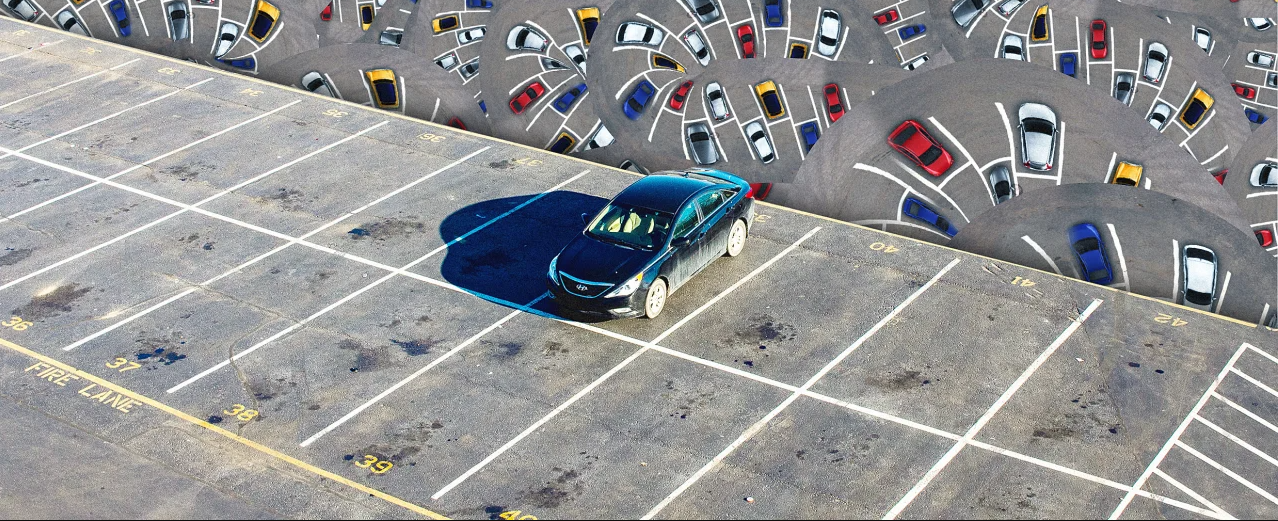
#> input picture Codigo/Clase4/parking.png, 1278 x 521 px
$ jupyter execute 02.Hough.ipynb   (shell and % lines are left out)
#> lines starting #> are read from the running program, lines starting #| are printed output that depends on the picture; after the words box and inside, x2 and y2 are one past the last pixel; in counts of white or black regions, pixels touching at a corner belong together
## Transformada de Hough

[cell 1]
#Si queremos que las imágenes sean mostradas en una ventana emergente quitar el inline
# %matplotlib inline
import numpy as np
import cv2 as cv
import matplotlib.pyplot as plt

#### Transformada de Hough - Líneas

[cell 2]
# Leemos la imagen
#=================
img = cv.imread('parking.png')
#> img is the input picture: shape (521, 1278, 3); mean B, G, R 147.9, 147.3, 146.5
gray = cv.cvtColor(img,cv.COLOR_BGR2GRAY)
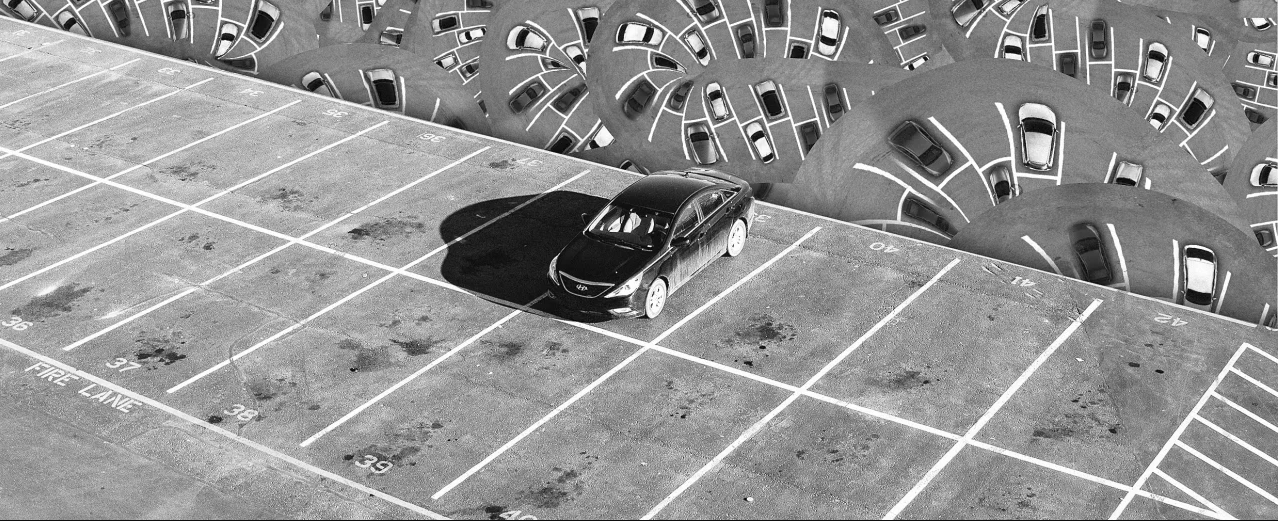
#> gray: shape (521, 1278); min 1, max 255, mean 147.1

# Obtenemos los bordes por Canny
#===============================
edges = cv.Canny(gray, 220, 260, apertureSize = 3)
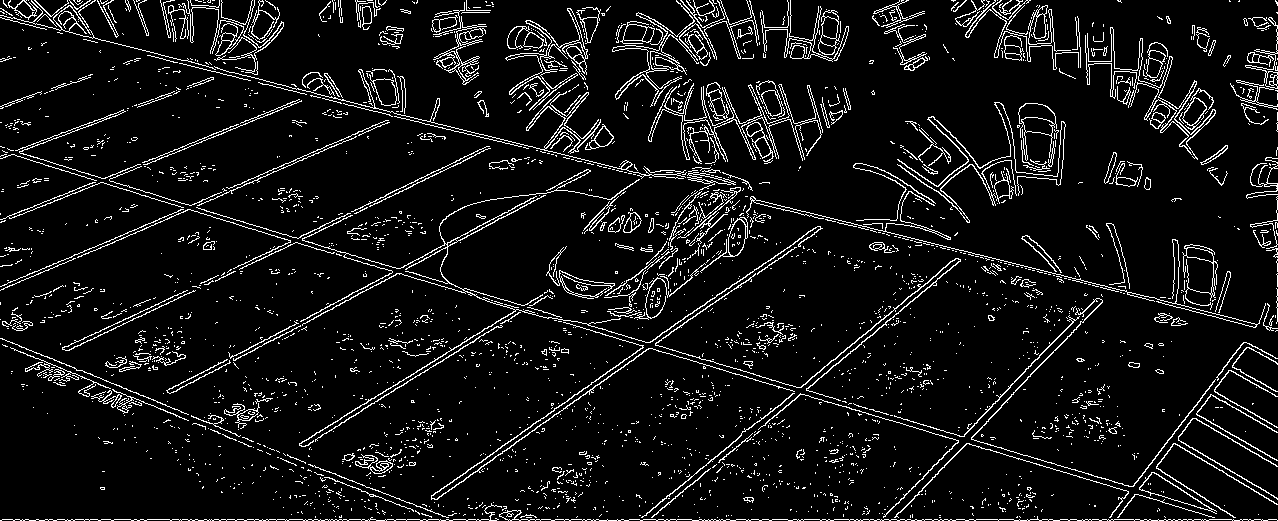
#> edges: shape (521, 1278); 7.7% white in thin lines or dots
plt.figure()
plt.imshow(edges, cmap='gray')
plt.show()
#plt.figure(figsize=(20,20))


# Obtenemos las líneas por la transformada de Hough
#==================================================
rho_step = 1
theta_step = (np.pi/180)*1
thresh = 250
lines = cv.HoughLines(edges, rho_step, theta_step, thresh, min_theta=0, max_theta=90*np.pi/180)
#> lines = 13 rows, first 8: [519, 1.57], [653, 0.96], [424, 1.08], [428, 1.08], [344, 1.12], [347, 1.12], [658, 0.96], [816, 0.873]

# Dibujamos lo resultados
#========================
img2show = img.copy()
for line in lines:
    rho, theta = line[0]
    a = np.cos(theta)
    b = np.sin(theta)
    x0 = a*rho
    y0 = b*rho
    x1 = int(x0 + 1000*(-b))
    y1 = int(y0 + 1000*(a))
    x2 = int(x0 - 1000*(-b))
    y2 = int(y0 - 1000*(a))
    cv.line(img2show, (x1, y1), (x2, y2), (0, 0, 255), 2)
#> this loop made 13 passes
#> (rho, theta, a, b, x0, y0, x1, y1) on passes 1 to 12: (519, 1.57, -4.37e-08, 1, -2.27e-05, 519, -1000, 518), (653, 0.96, 0.574, 0.819, 374.5, 534.9, -444, 1108), (424, 1.08, 0.469, 0.883, 199.1, 374.4, -683, 843), (428, 1.08, 0.469, 0.883, 200.9, 377.9, -682, 847), (344, 1.12, 0.438, 0.899, 150.8, 309.2, -747, 747), (347, 1.12, 0.438, 0.899, 152.1, 311.9, -746, 750), (658, 0.96, 0.574, 0.819, 377.4, 539, -441, 1112), (816, 0.873, 0.643, 0.766, 524.5, 625.1, -241, 1267), (341, 1.13, 0.423, 0.906, 144.1, 309.1, -762, 731), (535, 1.01, 0.53, 0.848, 283.5, 453.7, -564, 983), (539, 1.01, 0.53, 0.848, 285.6, 457.1, -562, 987), (204, 1.19, 0.375, 0.927, 76.42, 189.1, -850, 563)
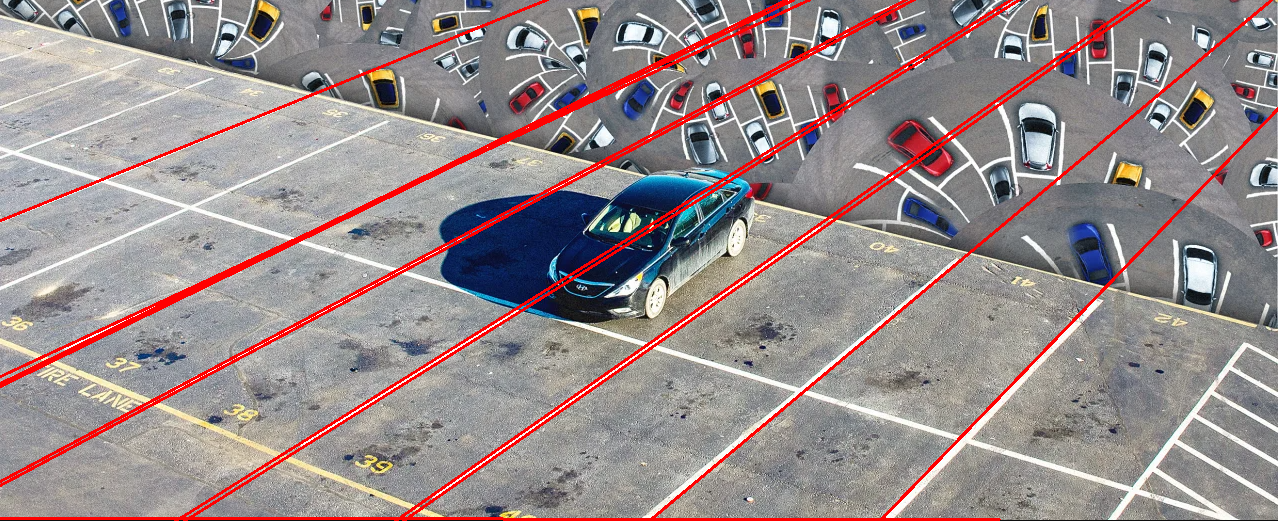
#> img2show: shape (521, 1278, 3); 4.84% of pixels changed, all inside (x1, y1, x2, y2) = (0, 0, 1278, 521)
#cv.imwrite('houghlines3.jpg',img)
plt.figure()
plt.imshow(img2show)
plt.show()

### Transformada de Hough Probabilistica

Paper: Jiri Matas, Charles Galambos, and Josef Kittler. Robust detection of lines using the progressive probabilistic hough transform. Computer Vision and Image Understanding, 78(1):119–137, 2000.

[cell 3]
# Probabilistic Line Transform
# Leemos la imagen
#=================
img = cv.imread('parking.png')
gray = cv.cvtColor(img, cv.COLOR_BGR2GRAY)

# Obtenemos los bordes por Canny
#===============================
edges = cv.Canny(gray, 220, 260, apertureSize = 3)
#plt.figure()
#plt.imshow(edges, cmap='gray')
#plt.show()
linesP = cv.HoughLinesP(edges, rho_step, theta_step, threshold=250, minLineLength=100, maxLineGap=20)
#> linesP = 22 rows, first 6: [2, 519, 1276, 519], [1, 15, 651, 177], [789, 207, 1277, 328], [8, 149, 461, 288], [0, 520, 146, 520], [409, 511, 827, 219]
img2show = img.copy()
if len(linesP):
    for [[x1, y1, x2, y2]] in linesP:
        cv.line(img2show, (x1, y1), (x2, y2), (255, 0, 0), 1)
#> this loop made 22 passes
#> (x1, y1, x2, y2) on passes 1 to 12: (2, 519, 1276, 519), (1, 15, 651, 177), (789, 207, 1277, 328), (8, 149, 461, 288), (0, 520, 146, 520), (409, 511, 827, 219), (141, 405, 586, 169), (157, 401, 603, 164), (998, 520, 1208, 520), (147, 55, 467, 134), (260, 256, 497, 141), (194, 291, 488, 148)
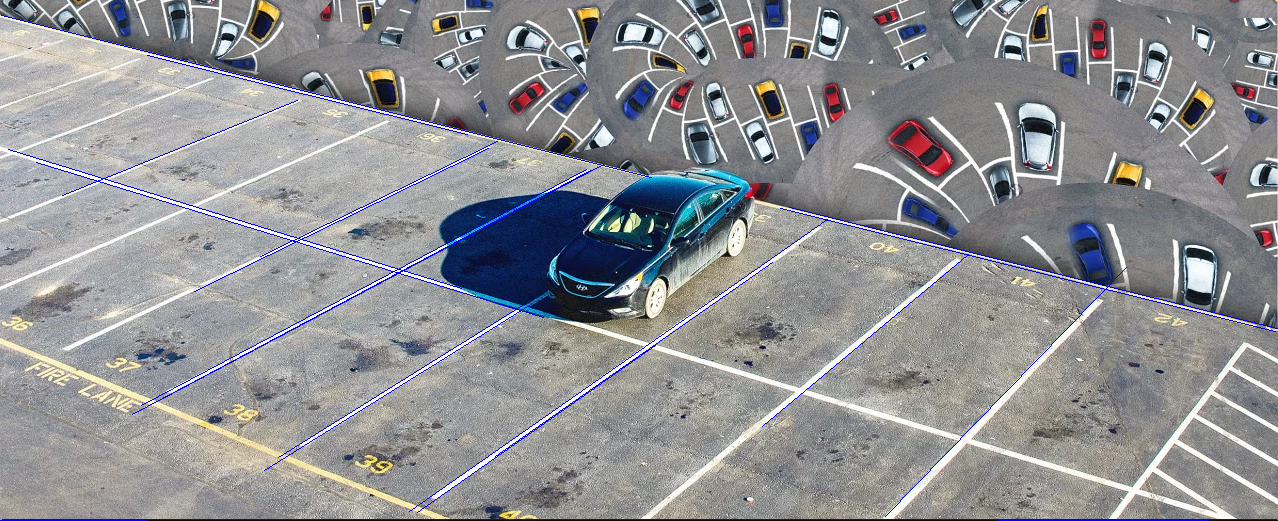
#> img2show: shape (521, 1278, 3); 1.26% of pixels changed, all inside (x1, y1, x2, y2) = (0, 15, 1278, 521)
    plt.figure()
    plt.imshow(img2show)
    plt.show()
else:
    print('No se encontraron lineas')

#### Transformada de Hough - Círculos

[cell 4]
# Leemos la imagen
#=================
img = cv.imread('tapitas.jpg')
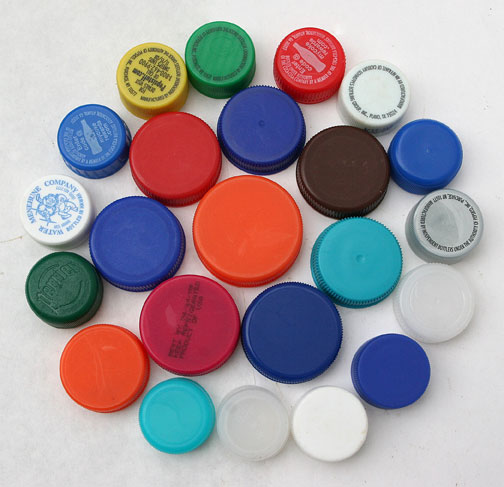
#> input picture Codigo/Clase4/tapitas.jpg, 504 x 487 px
#> img is the input picture: shape (487, 504, 3); mean B, G, R 161.3, 154.5, 164.8
#img = cv.imread('eyes.jpg')
gray = cv.cvtColor(img, cv.COLOR_BGR2GRAY)
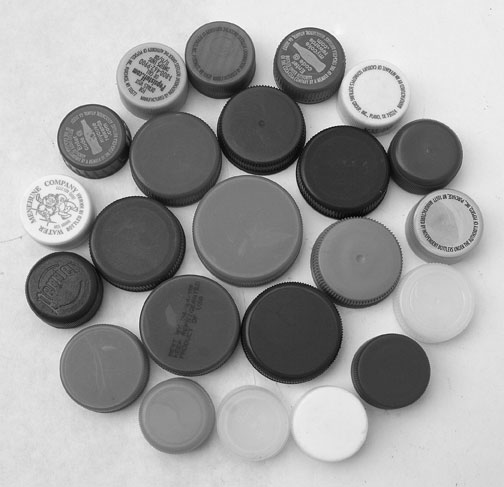
#> gray: shape (487, 504); min 1, max 254, mean 158.3

# Suavizamos la imagen
#=====================
gray = cv.medianBlur(gray,5)
plt.figure()
plt.imshow(gray, cmap='gray')
plt.show()

[cell 5]
# Obtenemos los círculos por la transformada de Hough
# (imagen en grises, método, flag de resolución del acumulador, dist mín entre centros de círculos
# umbral alto de Canny, umbral del acumulador, radio_min, radio_max)
#===================================================================
img_out = img.copy()

circles = cv.HoughCircles(gray, cv.HOUGH_GRADIENT, 1, minDist=10, param1=120, param2=60, minRadius=10, maxRadius=100)
#> circles = 15 rows, first 8: [291.5, 332.5, 50.5], [330.5, 423.5, 36.6], [247.5, 233.5, 58.3], [260.5, 123.5, 38.9], [439.5, 229.5, 35], [188.5, 323.5, 49.5], [95.5, 139.5, 38.5], [215.5, 52.5, 31.1]

[cell 6]
circles[0][0]
#> Out = [291.5, 332.5, 50.5]

[cell 7]
circles = np.uint16(np.around(circles))
#> circles = 15 rows, first 8: [292, 332, 50], [330, 424, 37], [248, 234, 58], [260, 124, 39], [440, 230, 35], [188, 324, 50], [96, 140, 38], [216, 52, 31]
for i in circles[0,:]:
    # Dibujamos el círculo externo
    cv.circle(img_out,(i[0],i[1]),i[2],(0,255,0),2)
    # Dibujamos el centro del círculo
    cv.circle(img_out,(i[0],i[1]),2,(0,0,255),3)
#> this loop made 15 passes
#> i on passes 1 to 12: [292, 332, 50], [330, 424, 37], [248, 234, 58], [260, 124, 39], [440, 230, 35], [188, 324, 50], [96, 140, 38], [216, 52, 31], [310, 56, 27], [450, 222, 25], [152, 78, 37], [64, 288, 38]
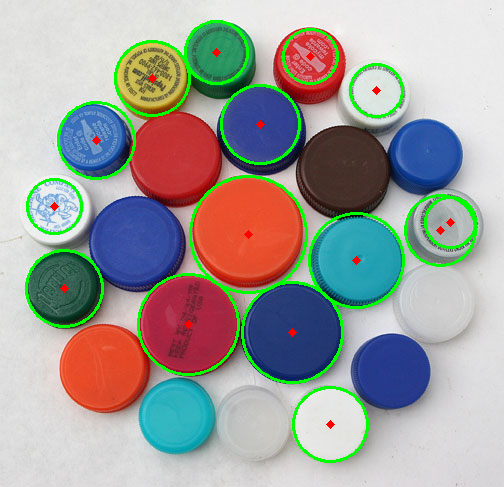
#> img_out: shape (487, 504, 3); 4.48% of pixels changed, all inside (x1, y1, x2, y2) = (25, 20, 477, 463)
cv.imshow('detected circles',img_out)
cv.waitKey(0)
cv.destroyAllWindows()
